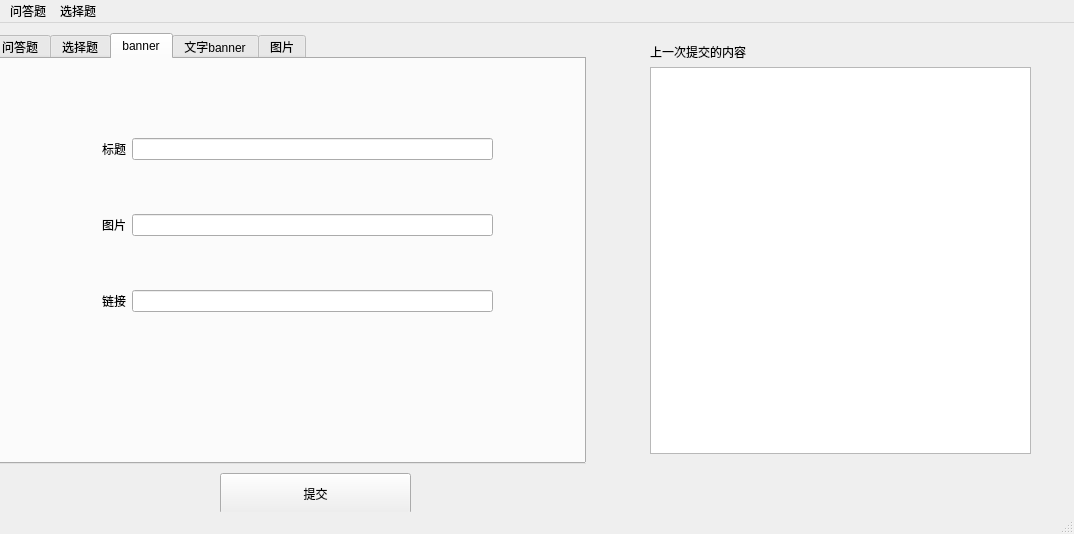
<?xml version="1.0" encoding="UTF-8"?>
<ui version="4.0">
 <class>MainWindow</class>
 <widget class="QMainWindow" name="MainWindow">
  <property name="geometry">
   <rect>
    <x>0</x>
    <y>0</y>
    <width>1074</width>
    <height>534</height>
   </rect>
  </property>
  <property name="windowTitle">
   <string>MainWindow</string>
  </property>
  <widget class="QWidget" name="centralwidget">
   <widget class="QTabWidget" name="tabWidget">
    <property name="geometry">
     <rect>
      <x>-10</x>
      <y>10</y>
      <width>596</width>
      <height>431</height>
     </rect>
    </property>
    <property name="currentIndex">
     <number>2</number>
    </property>
    <widget class="QWidget" name="tab">
     <attribute name="title">
      <string>问答题</string>
     </attribute>
     <widget class="QWidget" name="layoutWidget">
      <property name="geometry">
       <rect>
        <x>122</x>
        <y>12</y>
        <width>401</width>
        <height>291</height>
       </rect>
      </property>
      <layout class="QVBoxLayout" name="verticalLayout">
       <item>
        <layout class="QHBoxLayout" name="horizontalLayout">
         <item>
          <widget class="QLabel" name="label">
           <property name="text">
            <string>问题</string>
           </property>
          </widget>
         </item>
         <item>
          <widget class="QLineEdit" name="lineEdit"/>
         </item>
        </layout>
       </item>
       <item>
        <layout class="QHBoxLayout" name="horizontalLayout_2">
         <item>
          <widget class="QLabel" name="label_2">
           <property name="text">
            <string>答案</string>
           </property>
          </widget>
         </item>
         <item>
          <widget class="QTextEdit" name="textEdit"/>
         </item>
        </layout>
       </item>
      </layout>
     </widget>
    </widget>
    <widget class="QWidget" name="tab_2">
     <attribute name="title">
      <string>选择题</string>
     </attribute>
     <widget class="QLabel" name="label_10">
      <property name="geometry">
       <rect>
        <x>500</x>
        <y>10</y>
        <width>62</width>
        <height>16</height>
       </rect>
      </property>
      <property name="text">
       <string>正确答案</string>
      </property>
     </widget>
     <widget class="QWidget" name="layoutWidget">
      <property name="geometry">
       <rect>
        <x>93</x>
        <y>32</y>
        <width>471</width>
        <height>291</height>
       </rect>
      </property>
      <layout class="QVBoxLayout" name="verticalLayout_3">
       <item>
        <layout class="QHBoxLayout" name="horizontalLayout_14">
         <item>
          <layout class="QHBoxLayout" name="horizontalLayout_3">
           <item>
            <widget class="QLabel" name="label_3">
             <property name="text">
              <string> 问题 </string>
             </property>
            </widget>
           </item>
           <item>
            <widget class="QLineEdit" name="lineEdit_2"/>
           </item>
          </layout>
         </item>
         <item>
          <spacer name="horizontalSpacer">
           <property name="orientation">
            <enum>Qt::Horizontal</enum>
           </property>
           <property name="sizeType">
            <enum>QSizePolicy::Fixed</enum>
           </property>
           <property name="sizeHint" stdset="0">
            <size>
             <width>43</width>
             <height>20</height>
            </size>
           </property>
          </spacer>
         </item>
        </layout>
       </item>
       <item>
        <layout class="QHBoxLayout" name="horizontalLayout_9">
         <item>
          <layout class="QHBoxLayout" name="horizontalLayout_4">
           <item>
            <widget class="QLabel" name="label_4">
             <property name="text">
              <string>选项1</string>
             </property>
            </widget>
           </item>
           <item>
            <widget class="QLineEdit" name="lineEdit_3"/>
           </item>
          </layout>
         </item>
         <item>
          <widget class="QCheckBox" name="checkBox">
           <property name="text">
            <string>A</string>
           </property>
          </widget>
         </item>
        </layout>
       </item>
       <item>
        <layout class="QHBoxLayout" name="horizontalLayout_10">
         <item>
          <layout class="QHBoxLayout" name="horizontalLayout_5">
           <item>
            <widget class="QLabel" name="label_5">
             <property name="text">
              <string>选项2</string>
             </property>
            </widget>
           </item>
           <item>
            <widget class="QLineEdit" name="lineEdit_4"/>
           </item>
          </layout>
         </item>
         <item>
          <widget class="QCheckBox" name="checkBox_2">
           <property name="text">
            <string>B</string>
           </property>
          </widget>
         </item>
        </layout>
       </item>
       <item>
        <layout class="QHBoxLayout" name="horizontalLayout_11">
         <item>
          <layout class="QHBoxLayout" name="horizontalLayout_6">
           <item>
            <widget class="QLabel" name="label_6">
             <property name="text">
              <string>选项3</string>
             </property>
            </widget>
           </item>
           <item>
            <widget class="QLineEdit" name="lineEdit_5"/>
           </item>
          </layout>
         </item>
         <item>
          <widget class="QCheckBox" name="checkBox_3">
           <property name="text">
            <string>C</string>
           </property>
          </widget>
         </item>
        </layout>
       </item>
       <item>
        <layout class="QHBoxLayout" name="horizontalLayout_12">
         <item>
          <layout class="QHBoxLayout" name="horizontalLayout_7">
           <item>
            <widget class="QLabel" name="label_7">
             <property name="text">
              <string>选项4</string>
             </property>
            </widget>
           </item>
           <item>
            <widget class="QLineEdit" name="lineEdit_6"/>
           </item>
          </layout>
         </item>
         <item>
          <widget class="QCheckBox" name="checkBox_4">
           <property name="text">
            <string>D</string>
           </property>
          </widget>
         </item>
        </layout>
       </item>
       <item>
        <layout class="QHBoxLayout" name="horizontalLayout_13">
         <item>
          <layout class="QHBoxLayout" name="horizontalLayout_8">
           <item>
            <widget class="QLabel" name="label_8">
             <property name="text">
              <string>选项5</string>
             </property>
            </widget>
           </item>
           <item>
            <widget class="QLineEdit" name="lineEdit_7"/>
           </item>
          </layout>
         </item>
         <item>
          <widget class="QCheckBox" name="checkBox_5">
           <property name="text">
            <string>E</string>
           </property>
          </widget>
         </item>
        </layout>
       </item>
      </layout>
     </widget>
     <widget class="QWidget" name="layoutWidget">
      <property name="geometry">
       <rect>
        <x>90</x>
        <y>330</y>
        <width>471</width>
        <height>80</height>
       </rect>
      </property>
      <layout class="QHBoxLayout" name="horizontalLayout_15">
       <item>
        <widget class="QLabel" name="label_11">
         <property name="text">
          <string>答案描述</string>
         </property>
         <property name="wordWrap">
          <bool>true</bool>
         </property>
        </widget>
       </item>
       <item>
        <widget class="QTextEdit" name="textEdit_2"/>
       </item>
      </layout>
     </widget>
     <zorder>layoutWidget</zorder>
     <zorder>label_10</zorder>
     <zorder>layoutWidget</zorder>
    </widget>
    <widget class="QWidget" name="tab_3">
     <attribute name="title">
      <string>banner</string>
     </attribute>
     <widget class="QWidget" name="">
      <property name="geometry">
       <rect>
        <x>110</x>
        <y>31</y>
        <width>391</width>
        <height>271</height>
       </rect>
      </property>
      <layout class="QVBoxLayout" name="verticalLayout_4">
       <item>
        <layout class="QHBoxLayout" name="horizontalLayout_16">
         <item>
          <widget class="QLabel" name="label_12">
           <property name="text">
            <string>标题</string>
           </property>
          </widget>
         </item>
         <item>
          <widget class="QLineEdit" name="lineEdit_8"/>
         </item>
        </layout>
       </item>
       <item>
        <layout class="QHBoxLayout" name="horizontalLayout_17">
         <item>
          <widget class="QLabel" name="label_13">
           <property name="text">
            <string>图片</string>
           </property>
          </widget>
         </item>
         <item>
          <widget class="QLineEdit" name="lineEdit_9">
           <property name="text">
            <string/>
           </property>
          </widget>
         </item>
        </layout>
       </item>
       <item>
        <layout class="QHBoxLayout" name="horizontalLayout_21">
         <item>
          <widget class="QLabel" name="label_14">
           <property name="text">
            <string>链接</string>
           </property>
          </widget>
         </item>
         <item>
          <widget class="QLineEdit" name="lineEdit_10">
           <property name="text">
            <string/>
           </property>
          </widget>
         </item>
        </layout>
       </item>
      </layout>
     </widget>
    </widget>
    <widget class="QWidget" name="tab_4">
     <attribute name="title">
      <string>文字banner</string>
     </attribute>
     <widget class="QWidget" name="layoutWidget">
      <property name="geometry">
       <rect>
        <x>80</x>
        <y>130</y>
        <width>431</width>
        <height>141</height>
       </rect>
      </property>
      <layout class="QVBoxLayout" name="verticalLayout_5">
       <item>
        <layout class="QHBoxLayout" name="horizontalLayout_18">
         <item>
          <widget class="QLabel" name="label_16">
           <property name="text">
            <string>标题</string>
           </property>
          </widget>
         </item>
         <item>
          <widget class="QLineEdit" name="lineEdit_12"/>
         </item>
        </layout>
       </item>
       <item>
        <layout class="QHBoxLayout" name="horizontalLayout_20">
         <item>
          <widget class="QLabel" name="label_17">
           <property name="text">
            <string>链接</string>
           </property>
          </widget>
         </item>
         <item>
          <widget class="QLineEdit" name="lineEdit_13"/>
         </item>
        </layout>
       </item>
      </layout>
     </widget>
    </widget>
    <widget class="QWidget" name="tab_5">
     <attribute name="title">
      <string>图片</string>
     </attribute>
     <widget class="QWidget" name="layoutWidget">
      <property name="geometry">
       <rect>
        <x>80</x>
        <y>120</y>
        <width>421</width>
        <height>101</height>
       </rect>
      </property>
      <layout class="QHBoxLayout" name="horizontalLayout_19">
       <item>
        <widget class="QLabel" name="label_15">
         <property name="text">
          <string>图片</string>
         </property>
        </widget>
       </item>
       <item>
        <widget class="QLineEdit" name="lineEdit_11">
         <property name="text">
          <string/>
         </property>
        </widget>
       </item>
      </layout>
     </widget>
    </widget>
   </widget>
   <widget class="QPushButton" name="pushButton">
    <property name="geometry">
     <rect>
      <x>220</x>
      <y>450</y>
      <width>191</width>
      <height>41</height>
     </rect>
    </property>
    <property name="text">
     <string>提交</string>
    </property>
   </widget>
   <widget class="QWidget" name="layoutWidget">
    <property name="geometry">
     <rect>
      <x>650</x>
      <y>20</y>
      <width>381</width>
      <height>411</height>
     </rect>
    </property>
    <layout class="QVBoxLayout" name="verticalLayout_2">
     <item>
      <widget class="QLabel" name="label_9">
       <property name="text">
        <string>上一次提交的内容</string>
       </property>
      </widget>
     </item>
     <item>
      <widget class="QTextBrowser" name="textBrowser"/>
     </item>
    </layout>
   </widget>
  </widget>
  <widget class="QMenuBar" name="menubar">
   <property name="geometry">
    <rect>
     <x>0</x>
     <y>0</y>
     <width>1074</width>
     <height>22</height>
    </rect>
   </property>
   <widget class="QMenu" name="menu">
    <property name="title">
     <string>问答题</string>
    </property>
    <widget class="QMenu" name="menu1">
     <property name="title">
      <string>1</string>
     </property>
     <widget class="QMenu" name="menu1_1">
      <property name="title">
       <string>1.1</string>
      </property>
      <addaction name="action1_1_1"/>
     </widget>
     <addaction name="menu1_1"/>
     <addaction name="action1_2"/>
    </widget>
    <addaction name="menu1"/>
    <addaction name="action2"/>
    <addaction name="action3"/>
    <addaction name="separator"/>
    <addaction name="action4"/>
    <addaction name="action5"/>
    <addaction name="action6"/>
   </widget>
   <widget class="QMenu" name="menu_2">
    <property name="title">
     <string>选择题</string>
    </property>
    <addaction name="actionShuangxiang"/>
    <addaction name="action3_2"/>
    <addaction name="action4_2"/>
    <addaction name="action5_2"/>
   </widget>
   <addaction name="menu"/>
   <addaction name="menu_2"/>
  </widget>
  <widget class="QStatusBar" name="statusbar"/>
  <action name="action2">
   <property name="text">
    <string>2</string>
   </property>
  </action>
  <action name="action3">
   <property name="text">
    <string>3</string>
   </property>
  </action>
  <action name="action4">
   <property name="text">
    <string>4</string>
   </property>
  </action>
  <action name="action5">
   <property name="text">
    <string>5</string>
   </property>
  </action>
  <action name="action6">
   <property name="text">
    <string>6</string>
   </property>
  </action>
  <action name="action1_2">
   <property name="text">
    <string>1.2</string>
   </property>
  </action>
  <action name="action1_1_1">
   <property name="text">
    <string>1.1.1</string>
   </property>
  </action>
  <action name="actionShuangxiang">
   <property name="text">
    <string>2</string>
   </property>
  </action>
  <action name="action3_2">
   <property name="text">
    <string>3</string>
   </property>
  </action>
  <action name="action4_2">
   <property name="text">
    <string>4</string>
   </property>
  </action>
  <action name="action5_2">
   <property name="text">
    <string>5</string>
   </property>
  </action>
 </widget>
 <tabstops>
  <tabstop>tabWidget</tabstop>
  <tabstop>lineEdit</tabstop>
  <tabstop>pushButton</tabstop>
  <tabstop>lineEdit_2</tabstop>
  <tabstop>lineEdit_3</tabstop>
  <tabstop>lineEdit_4</tabstop>
  <tabstop>lineEdit_5</tabstop>
  <tabstop>lineEdit_6</tabstop>
  <tabstop>lineEdit_7</tabstop>
 </tabstops>
 <resources/>
 <connections>
  <connection>
   <sender>pushButton</sender>
   <signal>clicked()</signal>
   <receiver>MainWindow</receiver>
   <slot>submit()</slot>
   <hints>
    <hint type="sourcelabel">
     <x>307</x>
     <y>474</y>
    </hint>
    <hint type="destinationlabel">
     <x>69</x>
     <y>432</y>
    </hint>
   </hints>
  </connection>
 </connections>
 <slots>
  <slot>submit()</slot>
 </slots>
</ui>
